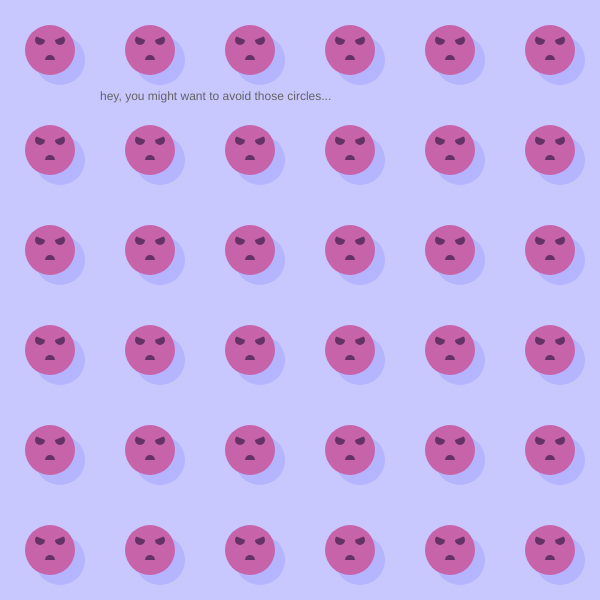
Frame 1 (no input)
Frame 60 (no input): identical to frame 1, image omitted
Frame 120 (the mouse pressed at the canvas centre since frame 60): identical to frame 1, image omitted

The p5.js sketch that drew this single still picture (run headless with seeded random() and noise() and a simulated clock; from frame 60 on, the mouse is pressed at the canvas centre):

// p5.js sketch
// ── sketch.js
var rad = 50;
function setup() {
  createCanvas(600,600);
}

function draw() {
  background(200,200,255);
  strokeWeight(10);
  fill(100,100,100);
  text("hey, you might want to avoid those circles...",
  100,100);


  for (let i = 50; i<600; i+=100){
    for (let j = 50; j<600; j+=100){
      strokeWeight(0);
      //shadow
      fill(180,180,255);
      ellipse(i+10,j+10,rad,rad);
      //circle itself
      fill(199, 99, 169);
      ellipse(i,j, rad,rad);
      //face
      fill(100,50,100);
      arc(i-10,j-10,10,10,0,PI+QUARTER_PI, CHORD);
      arc(i+10,j-10,10,10, 0-QUARTER_PI, PI, CHORD);
      arc(i,j+10,10,10, PI, 0, OPEN);
      //light reflection
      // fill(255, 245, 212,100);
      // ellipse(i-10, j-10, 15,15);
      // fill(255, 245, 212,100);
      // ellipse(i-10, j-10, 10,10);
      // fill(255, 245, 212,100);
      // ellipse(i-11, j-11, 8,8);
      // fill(255, 245, 212,100);
      // ellipse(i-11, j-11, 6,6);
    }
  }
  //describes the position of the mouse in
  //              relation to circle's grid
  var gridXpos = mouseX%100;
  var gridYpos = mouseY%100;
  //
  //print("mousex:", gridXpos);//test if it works
  //which grid number the mouse is in (0,1,2,...)
  var gridXnum = floor(mouseX/100);
  var gridYnum = floor(mouseY/100);
  //circle equation
  if ((sq(gridXpos-50)+sq(gridYpos-50))<sq(25)){
    //fill(199, 99, 169);
    noFill();
    strokeWeight(10);
    stroke(199, 99, 169)
    ellipse((gridXnum*100+50),gridYnum*100+50, 50,50);
    noStroke();
    //text bubble
    fill(255,255,255);
    ellipse(gridXnum*100+50, gridYnum*100+10, 90,20)
    triangle(gridXnum*100+70, gridYnum*100+10,
      gridXnum*100+90, gridYnum*100+5,
      gridXnum*100+80, gridYnum*100+30,);
    fill(0);
    text("GET OFF!!!", gridXnum*100+15, gridYnum*100+15);
    //strokeWeight(13);
  }

}
